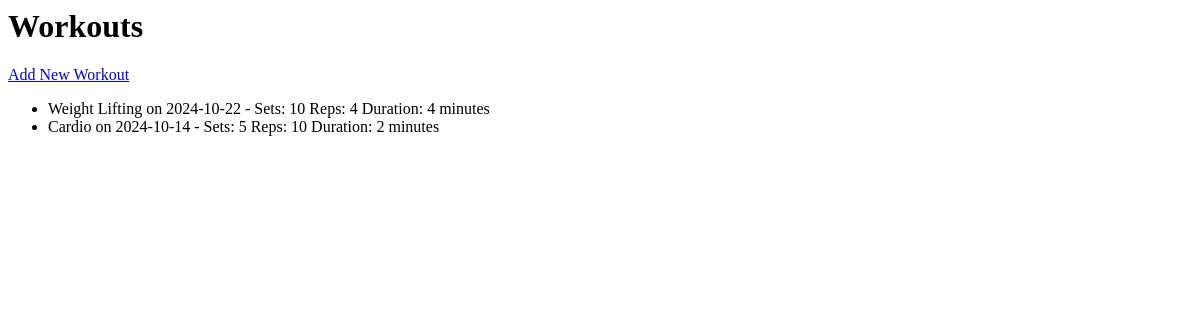
The page /workouts/ on the database as committed earlier.
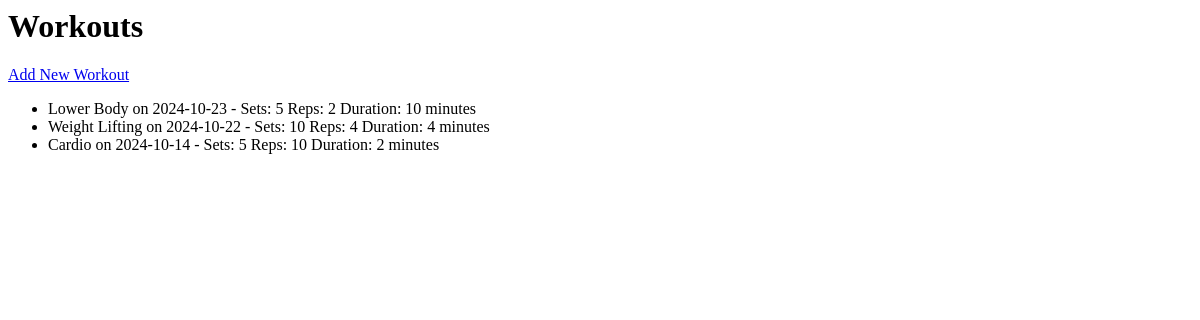
The same page on the database as committed later.
### tracker/models.py (models this page shows)
class Workout(models.Model):
    WORKOUT_TYPES = [
        ('cardio', 'Cardio'),
        ('upper_body', 'Upper Body'),
        ('lower_body', 'Lower Body'),
        ('weight_lifting', 'Weight Lifting'),
    ]
    workout_type = models.CharField(max_length=20, choices=WORKOUT_TYPES)
    duration = models.IntegerField(null=True, blank=True)  # for cardio workouts
    sets = models.IntegerField(null=True, blank=True)  # for strength workouts
    reps = models.IntegerField(null=True, blank=True)  # for strength workouts
    date = models.DateTimeField(auto_now_add=True)
    def __str__(self):
        return f"{self.get_workout_type_display()} on {self.date.strftime('%Y-%m-%d')}"

### tracker/views.py (the view)
# urls.py: path('workouts/', views.workout_list, name='workout_list'),
def workout_list(request):
    workouts = Workout.objects.all().order_by('-date')
    return render(request, 'tracker/workout_list.html', {'workouts': workouts})

### templates/tracker/workout_list.html
<h1>Workouts</h1>
<a href="{% url 'add_workout' %}">Add New Workout</a>
<ul>
    {% for workout in workouts %}
        <li>{{ workout }} - Sets: {{ workout.sets }} Reps: {{ workout.reps }} Duration: {{ workout.duration }} minutes</li>
    {% empty %}
        <li>No workouts yet.</li>
    {% endfor %}
</ul>

Rows that differ between the two databases and show on the page:
added Workout: workout_type+date "Lower Body on 2024-10-23", sets "5", reps "2", duration "10"
